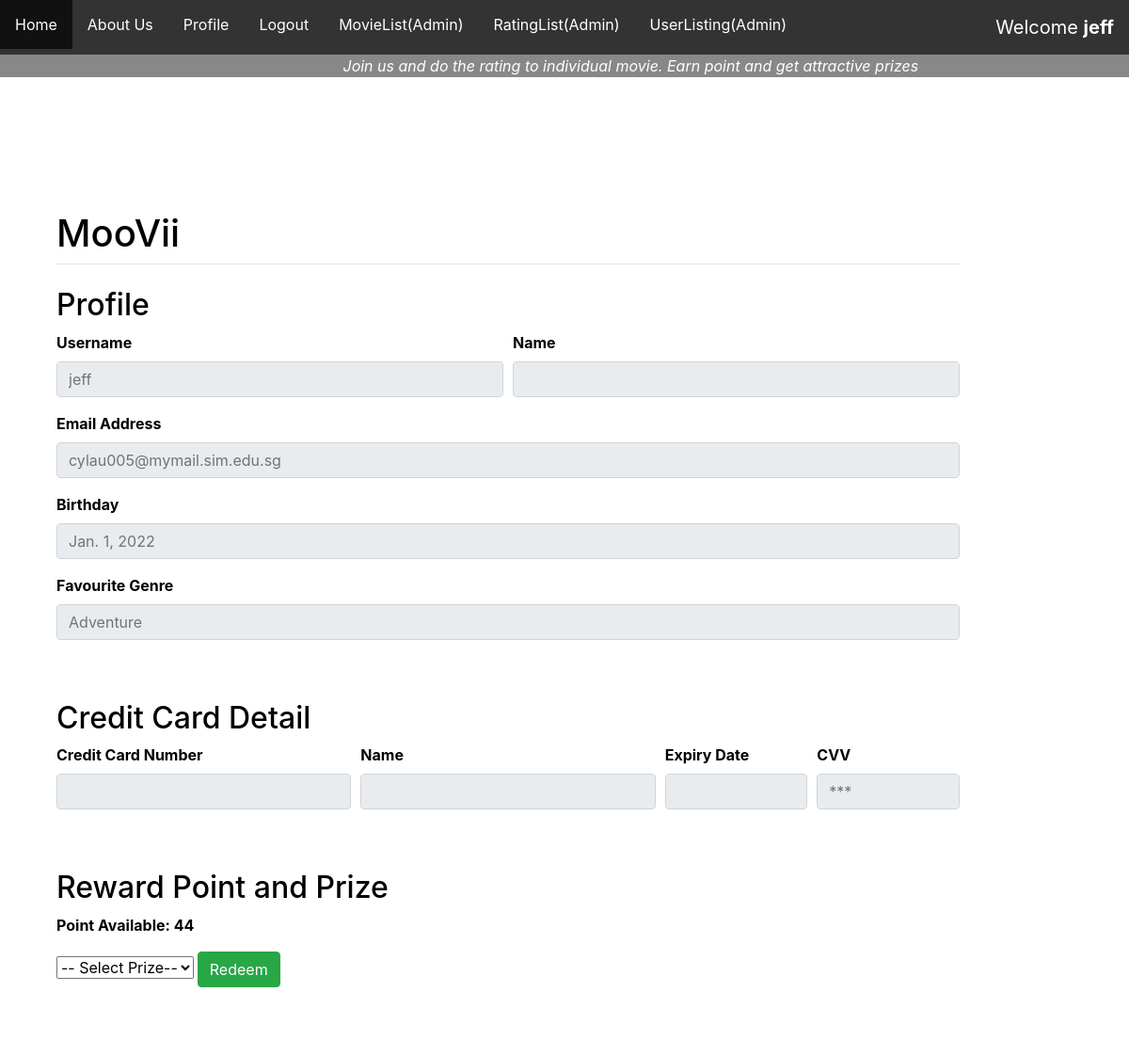
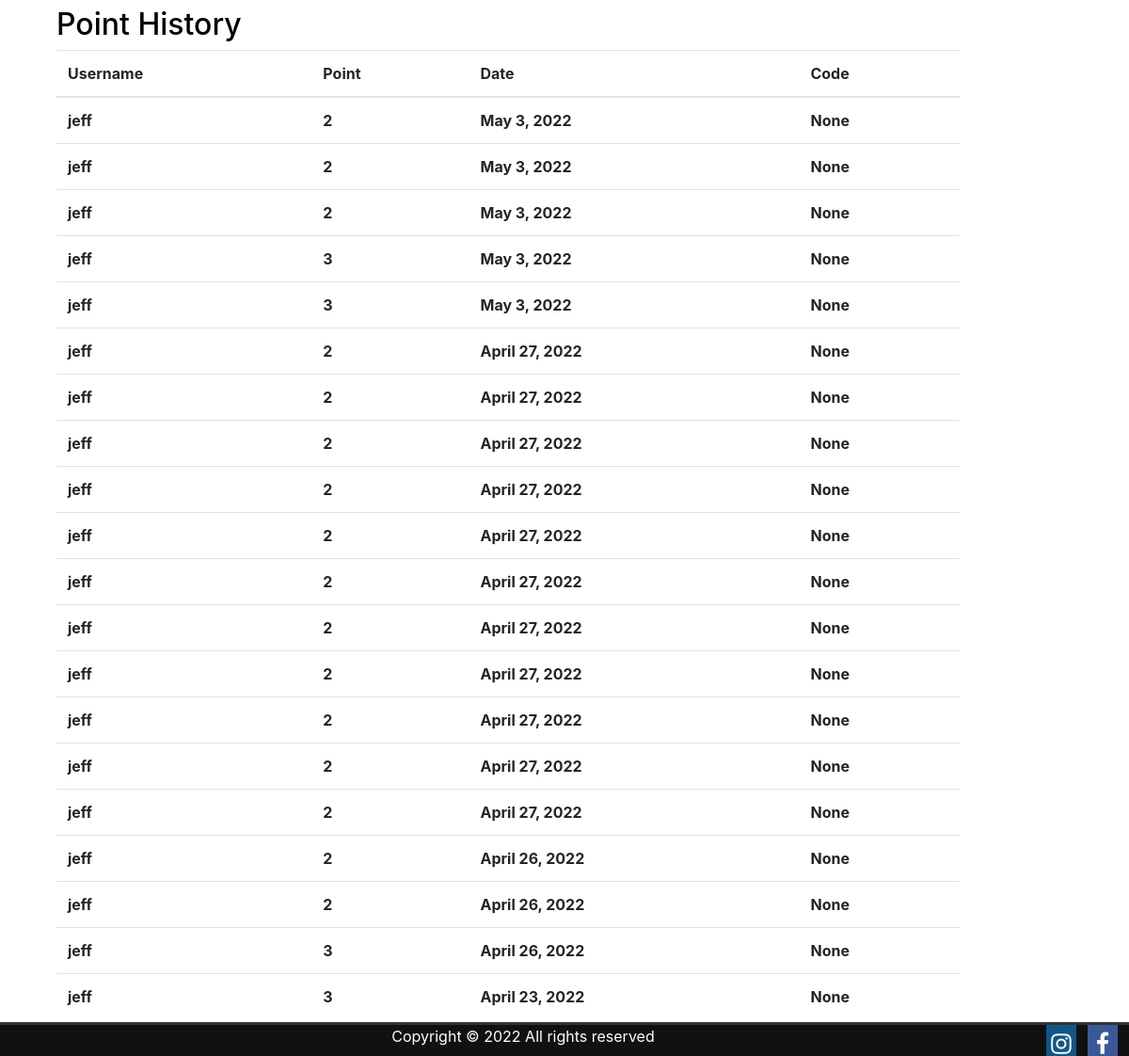
/profile/ (signed in), run on the app's committed database (2 pictures, top to bottom).
### register/models.py (models this page shows, shortened)
class Account(models.Model):
    user = models.OneToOneField(User, on_delete=models.CASCADE)
    dob = models.DateField(default=None, blank=True, null=True)
    genres = models.CharField(
        max_length=30,
        choices=[('Adventure','Adventure'),
                ('Comedy','Comedy'),
                ('Action','Action'),
                ('Drama','Drama'),
                ('Crime','Crime'),
                ('Children','Children'),
                ('Mystery','Mystery'),
                ('Documentary','Documentary'),
                ('Animation','Animation'),
                ('Thriller','Thriller'),
                ('Horror','Horror'),
                ('Fantasy','Fantasy'),
                ('Western','Western'),
                ('Film-Noir','Film-Noir'),
                ('Romance','Romance'),
                ('War','War'),
                ('Sci-Fi','Sci-Fi'),
                ('Musical','Musical'),])

### main/models.py (models this page shows)
class Reward_Point(models.Model):
    id = models.AutoField(primary_key=True)
    user_id = models.ForeignKey(User, on_delete=models.CASCADE)
    point = models.IntegerField(default=None, blank=True, null=True)
    date_modified = models.DateField(auto_now_add=True)
    redeem_item_id = models.ForeignKey(PrizeList, on_delete=models.CASCADE, default=None, blank=True, null=True)
    code = models.CharField(max_length=50,default=None, blank=True, null=True)

### main/views.py (the view)
# urls.py: path("profile/", views.profile, name="profile"),
def profile(response):
    user = response.user
    data = Reward_Point.objects.filter(user_id=user).aggregate(thedata=Sum('point'))
    prize = PrizeList.objects.all()
    reward = Reward_Point.objects.filter(user_id=user).order_by('-id')
    msg = ''
    if 'prize_chosen' in response.POST:
        item = response.POST['prize_chosen']
        point = data['thedata']
        msg = ""
        chosenPrizeID = PrizeList.objects.get(pk=item)
        rp_PrizeItem = PrizeList.objects.filter(pk=item).values_list('require_points', flat=True)[0]
        if point is not None and point >= rp_PrizeItem:
            point = 0-rp_PrizeItem
            S = 30
            ran = ''.join(random.choices(string.ascii_uppercase + string.digits, k = S))
            if item == '1':
                ran = 'MV-'+ran
                msg = 'Please do a screenshot and present it to the staff  \n\n' + ran
            if item == '2':
                ran = 'FD-'+ran
                msg = 'Please do a screenshot and present it to the staff  \n\n' + ran
            if item == '3':
                ran = 'One month subscription'
                msg = 'We will extend your subscription for one month'
            r = Reward_Point(user_id=user, point=point, redeem_item_id=chosenPrizeID, code = ran)
            r.save()
            data = Reward_Point.objects.filter(user_id=user).aggregate(thedata=Sum('point'))
        else:
            msg = 'You do not have enough point'
    else:
        error = "something wrong"
    context = {"data":data,
                "prize":prize,
                "reward":reward,
                "msg": msg
    }
    return render(response, "main/profile.html", context)

### main/templates/main/profile.html (shortened to what this page needs)
{% extends "main/base.html" %}
{% block content %}
<h2>Profile</h2>
    <div class="form-row">
      <div class="form-group col-md-6">
        <label for="inputEmail4">Username</label>
        <input type="email" class="form-control" placeholder="{{ user }}" disabled="true">
      </div>
      <div class="form-group col-md-6">
        <label for="inputEmail4">Name</label>
        <input type="text" class="form-control" placeholder="{{ user.first_name }} {{ user.last_name }}" disabled="true">
      </div>
    </div>
    <div class="form-group">
      <label for="inputEmail4">Email Address</label>
      <input type="text" class="form-control" id="inputEmail4" placeholder="{{ user.email }}" disabled="true">
    </div>
    <div class="form-group">
      <label for="inputEmail4">Birthday</label>
      <input type="text" class="form-control" id="inputEmail4" placeholder="{{ user.account.dob }}" disabled="true">
    </div>
    <div class="form-group">
      <label for="inputEmail4">Favourite Genre</label>
      <input type="text" class="form-control" id="inputEmail4" placeholder="{{ user.account.genres }}" disabled="true">
    </div>
    <br /><br />
<h2>Credit Card Detail</h2>
    <div class="form-row">
      <div class="form-group col-md-4">
        <label for="inputEmail4">Credit Card Number</label>
        <input type="text" class="form-control" placeholder="{{ user.creditcard.cc_number }}" disabled="true">
      </div>
      <div class="form-group col-md-4">
        <label for="inputEmail4">Name</label>
        <input type="text" class="form-control" placeholder="{{ user.creditcard.cc_name }}" disabled="true">
      </div>
      <div class="form-group col-md-2">
        <label for="inputZip">Expiry Date</label>
        <input type="text" class="form-control" placeholder="{{ user.creditcard.cc_expirydate }}" disabled="true">
      </div>
      <div class="form-group col-md-2">
        <label for="inputZip">CVV</label>
        <input type="text" class="form-control" placeholder="***" disabled="true">
      </div>
    </div>
    <br /><br />
<h2>Reward Point and Prize</h2>
<p>Point Available: {{data.thedata}}</p>
<form method="POST" class="form-group" action="">
  <select name="prize_chosen" action="">
    <option selected disabled="true">-- Select Prize--</option>
  </select>
  <input type="submit" class="btn btn-success" value="Redeem">
</form>
<br />
<br />
<h2>Point History</h2>
<div class="table-responsive">
    <table class="table">
      <thead>
        <tr>
          <th scope="col">Username</th>
          <th scope="col">Point</th>
          <th scope="col">Date</th>
          <th scope="col">Code</th>
        </tr>
      </thead>
      <tbody>
        {% for td in reward.all %}
          <tr>
            <td>{{td.user_id}}</td>
            <td>{{td.point}}</td>
            <td>{{td.date_modified}}</td>
            <td>{{td.code}}</td>
          </tr>
        {% endfor %}
      </tbody>
    </table>
  </div>
{% endblock %}

### main/templates/main/base.html (shortened to what this page needs)
<!doctype html>
<html>
    <head>
        <link rel="stylesheet" href="https://stackpath.bootstrapcdn.com/bootstrap/4.3.1/css/bootstrap.min.css">
        <link rel="stylesheet" href="https://cdnjs.cloudflare.com/ajax/libs/font-awesome/4.7.0/css/font-awesome.min.css">
    </head>
    <body>
        <div class="nav">
            <ul>
                <li><a href="/home">Home</a></li>
                <li><a href="/aboutus">About Us</a></li>
                {% if request.user.is_authenticated %}
                    <li><a href="/profile">Profile</a></li>
                    <li><a href="{% url 'logout' %}">Logout</a></li>
                    <span>Welcome <b>{{ user }}</b></span>
                {% else %}
                    <li><a href="/register">Registration</a></li>
                    <li><a href="/login">Login</a></li>
                {% endif %}
                {% if request.user.is_staff %}
                <li><a href="/movie_listing">MovieList(Admin)</a></li>
                <li><a href="/rate_listing">RatingList(Admin)</a></li>
                <li><a href="/user_listing">UserListing(Admin)</a></li>
                {% endif %}
            </ul>
        </div>
        <div style="background-color:#888; color:white;">
            <i style="margin-left: 30%;"> &nbsp;Join us and do the rating to individual movie. Earn point and get attractive prizes</i>
        </div>
        <div class="bg-text">
            <h1>MooVii</h1>
            <hr class="mt-0 mb-4">
            {% block content %}
            {% endblock %}
            <br />
        </div>
        <div class="footer">
            Copyright © 2022 All rights reserved
            <a href="#" class="fa fa-facebook"></a>
            <a href="#" class="fa fa-instagram"></a>
        </div>
    </body>
</html>

### main/templates/main/base.html (style rules this page uses)
html { background: url(https://wallpaper.dog/large/20355534.jpg) no-repeat center center fixed; -webkit-background-size: cover; -moz-background-size: cover; -o-background-size: cover; background-size: cover; }
.nav ul { width:100%; list-style-type: none; margin: 0; padding: 0; overflow: hidden; background-color: #333; }
.nav li { float: left; }
.nav li a { display: block; color: white; text-align: center; padding: 14px 16px; text-decoration: none; }
.nav ul span { color: white; text-align: center; padding: 14px 16px; text-decoration: none; float: right; font-size: 20px; }
.bg-text { color: Black; font-weight: bold; position: absolute; top: 10%; left: 5%; width: 80%; z-index: 2; }
.footer { z-index:100; position: fixed; left: 0; bottom: 0; width: 100%; border-top:3px solid #333; color: White; text-align: center; background-color: #111; }
.footer .fa { float: right; padding-top: 8px; margin-right: 1%; font-size: 25px; width: 32px; text-align: center; text-decoration: none; }
.footer .fa-facebook { background: #3B5998; color: white; }
.footer .fa-instagram { background: #125688; color: white; }

### data on the page
Reward_Point: user_id "jeff", point "2", date_modified "May 3, 2022", code "None"
Reward_Point: user_id "jeff", point "2", date_modified "May 3, 2022", code "None"
Reward_Point: user_id "jeff", point "2", date_modified "May 3, 2022", code "None"
Reward_Point: user_id "jeff", point "3", date_modified "May 3, 2022", code "None"
Reward_Point: user_id "jeff", point "3", date_modified "May 3, 2022", code "None"
Reward_Point: user_id "jeff", point "2", date_modified "April 27, 2022", code "None"
Reward_Point: user_id "jeff", point "2", date_modified "April 27, 2022", code "None"
Reward_Point: user_id "jeff", point "2", date_modified "April 27, 2022", code "None"
Reward_Point: user_id "jeff", point "2", date_modified "April 27, 2022", code "None"
Reward_Point: user_id "jeff", point "2", date_modified "April 27, 2022", code "None"
Reward_Point: user_id "jeff", point "2", date_modified "April 27, 2022", code "None"
Reward_Point: user_id "jeff", point "2", date_modified "April 27, 2022", code "None"
Reward_Point: user_id "jeff", point "2", date_modified "April 27, 2022", code "None"
Reward_Point: user_id "jeff", point "2", date_modified "April 27, 2022", code "None"
Reward_Point: user_id "jeff", point "2", date_modified "April 27, 2022", code "None"
Reward_Point: user_id "jeff", point "2", date_modified "April 27, 2022", code "None"
Reward_Point: user_id "jeff", point "2", date_modified "April 26, 2022", code "None"
Reward_Point: user_id "jeff", point "2", date_modified "April 26, 2022", code "None"
Reward_Point: user_id "jeff", point "3", date_modified "April 26, 2022", code "None"
Reward_Point: user_id "jeff", point "3", date_modified "April 23, 2022", code "None"

### other printed values
{{ user }} "jeff"
{{ data.thedata }} "44"
